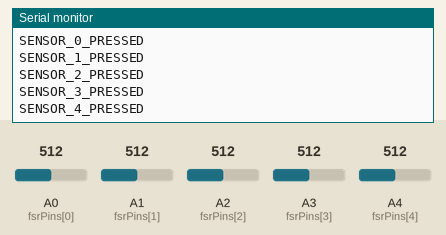
Recording of a sketch running on a simulated Arduino Uno, built with avr-gcc and run on an emulated ATmega328P. On the bench: the last lines printed to the serial monitor. The inputs (shaded band) are chosen by the test bench; at power-on: A0 (fsrPins[0]) = 512, A1 (fsrPins[1]) = 512, A2 (fsrPins[2]) = 512, A3 (fsrPins[3]) = 512, A4 (fsrPins[4]) = 512.

Above: at 1.2 s.
1.3 s: A0 (fsrPins[0]) set to 90
At 2.1 s:
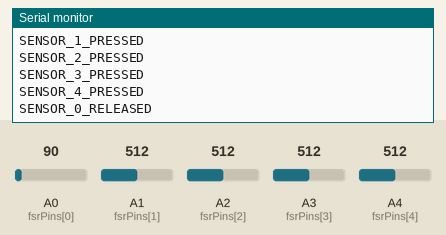
2.8 s: A1 (fsrPins[1]) set to 90
At 3.2 s:
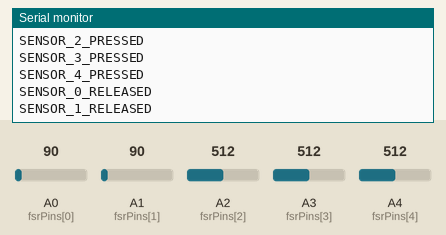
4.3 s: A2 (fsrPins[2]) set to 90
At 5.0 s:
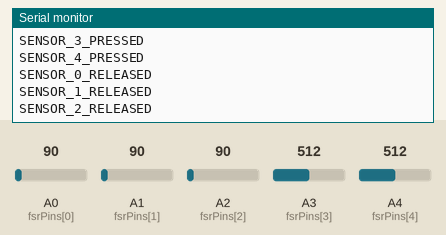
5.8 s: A3 (fsrPins[3]) set to 90
At 6.7 s:
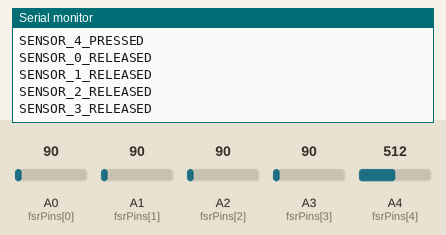
7.3 s: A4 (fsrPins[4]) set to 90
At 7.8 s:
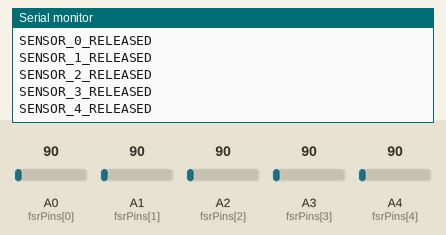

Measured:
- after the input at 1.3 s, the serial monitor: prints a new line at once (image 1)
- after the input at 2.8 s, the serial monitor: prints a new line at once (image 2)
- after the input at 4.3 s, the serial monitor: prints a new line at once (image 3)
- after the input at 5.8 s, the serial monitor: prints a new line at once (image 4)
- after the input at 7.3 s, the serial monitor: prints a new line at once (image 5)

The sketch:

fsr_arduino.ino
```cpp
// Define FSR sensor pins
const int fsrPins[5] = {A0, A1, A2, A3, A4};
const int threshold = 100;

bool sensorState[5] = {false, false, false, false, false};

void setup() {
  Serial.begin(9600);  // Start Serial for communication with the host
  for (int i = 0; i < 5; i++) {
    pinMode(fsrPins[i], INPUT);
  }
}

void loop() {
  for (int i = 0; i < 5; i++) {
    int sensorValue = analogRead(fsrPins[i]);

    if (sensorValue > threshold) {
      // If sensor goes above threshold and wasn’t already active
      if (!sensorState[i]) {
        sensorState[i] = true;
        Serial.print("SENSOR_");
        Serial.print(i);
        Serial.println("_PRESSED");
      }
    }
    else {
      // If sensor falls below threshold and was active
      if (sensorState[i]) {
        sensorState[i] = false;
        Serial.print("SENSOR_");
        Serial.print(i);
        Serial.println("_RELEASED");
      }
    }
  }
  delay(50);  // Simple debounce delay
}
```
